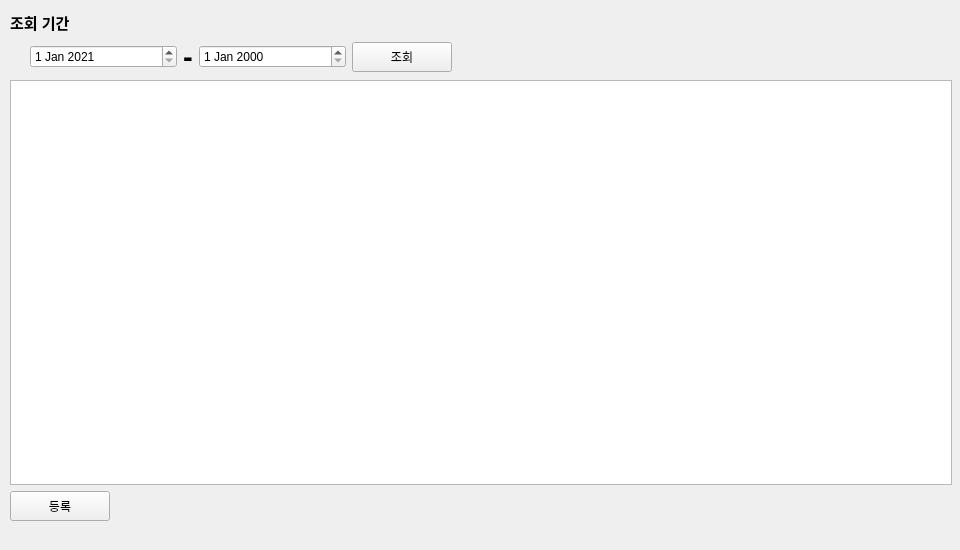
<?xml version="1.0" encoding="UTF-8"?>
<ui version="4.0">
 <class>MainWindow</class>
 <widget class="QMainWindow" name="MainWindow">
  <property name="geometry">
   <rect>
    <x>0</x>
    <y>0</y>
    <width>960</width>
    <height>550</height>
   </rect>
  </property>
  <property name="minimumSize">
   <size>
    <width>960</width>
    <height>550</height>
   </size>
  </property>
  <property name="maximumSize">
   <size>
    <width>960</width>
    <height>550</height>
   </size>
  </property>
  <property name="windowTitle">
   <string>MainWindow</string>
  </property>
  <widget class="QWidget" name="centralwidget">
   <property name="minimumSize">
    <size>
     <width>960</width>
     <height>550</height>
    </size>
   </property>
   <property name="maximumSize">
    <size>
     <width>960</width>
     <height>550</height>
    </size>
   </property>
   <widget class="QWidget" name="layoutWidget">
    <property name="geometry">
     <rect>
      <x>10</x>
      <y>11</y>
      <width>942</width>
      <height>510</height>
     </rect>
    </property>
    <layout class="QVBoxLayout" name="verticalLayout">
     <item>
      <widget class="QLabel" name="inquiryLabel">
       <property name="font">
        <font>
         <pointsize>11</pointsize>
         <weight>75</weight>
         <bold>true</bold>
        </font>
       </property>
       <property name="text">
        <string>조회 기간</string>
       </property>
      </widget>
     </item>
     <item>
      <layout class="QHBoxLayout" name="horizontalLayout" stretch="4,0,4,1">
       <property name="leftMargin">
        <number>20</number>
       </property>
       <property name="rightMargin">
        <number>500</number>
       </property>
       <item>
        <widget class="QDateEdit" name="fromDateEdit">
         <property name="dateTime">
          <datetime>
           <hour>0</hour>
           <minute>0</minute>
           <second>0</second>
           <year>2021</year>
           <month>1</month>
           <day>1</day>
          </datetime>
         </property>
         <property name="date">
          <date>
           <year>2021</year>
           <month>1</month>
           <day>1</day>
          </date>
         </property>
        </widget>
       </item>
       <item>
        <widget class="QLabel" name="dashLabel">
         <property name="font">
          <font>
           <pointsize>22</pointsize>
           <weight>75</weight>
           <bold>true</bold>
          </font>
         </property>
         <property name="text">
          <string>-</string>
         </property>
        </widget>
       </item>
       <item>
        <widget class="QDateEdit" name="toDateEdit"/>
       </item>
       <item>
        <widget class="QPushButton" name="inquiryButton">
         <property name="minimumSize">
          <size>
           <width>100</width>
           <height>30</height>
          </size>
         </property>
         <property name="maximumSize">
          <size>
           <width>100</width>
           <height>30</height>
          </size>
         </property>
         <property name="text">
          <string>조회</string>
         </property>
        </widget>
       </item>
      </layout>
     </item>
     <item>
      <widget class="QTableWidget" name="tableWidget"/>
     </item>
     <item>
      <widget class="QPushButton" name="registButton">
       <property name="enabled">
        <bool>true</bool>
       </property>
       <property name="minimumSize">
        <size>
         <width>100</width>
         <height>30</height>
        </size>
       </property>
       <property name="maximumSize">
        <size>
         <width>100</width>
         <height>30</height>
        </size>
       </property>
       <property name="text">
        <string>등록</string>
       </property>
      </widget>
     </item>
    </layout>
   </widget>
  </widget>
 </widget>
 <resources/>
 <connections/>
</ui>
